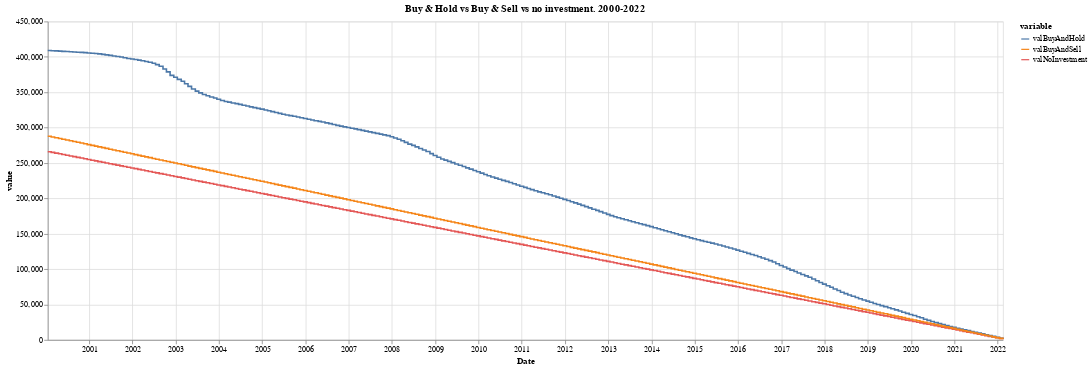

The code cell stored with this chart in its notebook:
### Markdown cell above
2.2.2.1 Long term

### Code cell
# plot
data = df.melt(id_vars =['Date'], value_vars = ['valNoInvestment','valBuyAndHold','valBuyAndSell'])
alt.Chart(data).mark_line(interpolate='step-after').encode(
    x='Date',
    y='value',
    color='variable',
).properties(
    width=1200,
    height=400,
    title="Buy & Hold vs Buy & Sell vs no investment. 2000-2022"
)

### Figure 1 — Vega-Lite specification as saved in the notebook (floating-point values rounded to 4 significant figures; data arrays with more than 128 entries replaced by an {"elided": "..."} marker saying what was removed)
{"config": {"view": {"continuousWidth": 400, "continuousHeight": 300}}, "data": {"name": "data-ec12f5adfb2e43bbdd8c0e8a1f84f93d"}, "mark": {"type": "line", "interpolate": "step-after"}, "encoding": {"color": {"field": "variable", "type": "nominal"}, "x": {"field": "Date", "type": "temporal"}, "y": {"field": "value", "type": "quantitative"}}, "height": 400, "title": "Buy & Hold vs Buy & Sell vs no investment. 2000-2022", "width": 1200, "$schema": "https://vega.github.io/schema/vega-lite/v4.17.0.json", "datasets": {"data-ec12f5adfb2e43bbdd8c0e8a1f84f93d": {"elided": "798 records"}}}
